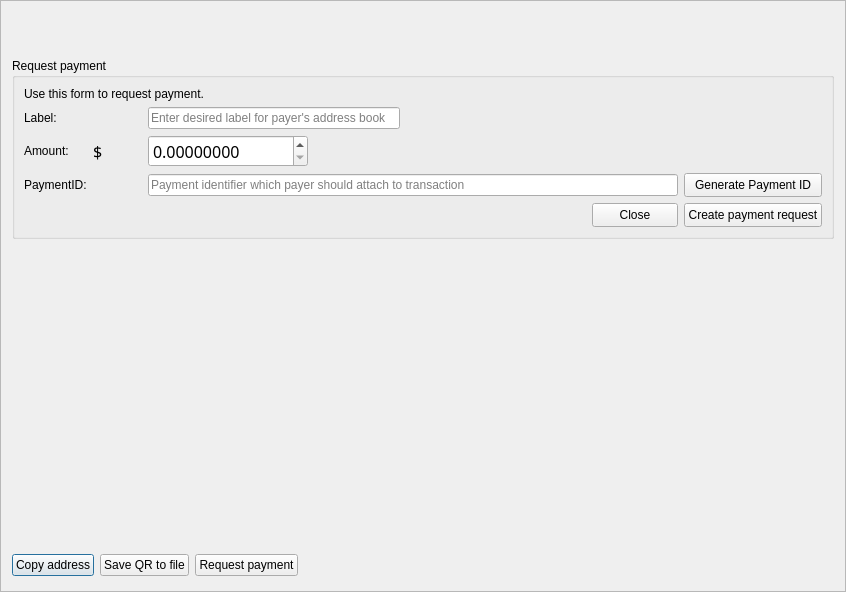
<?xml version="1.0" encoding="UTF-8"?>
<ui version="4.0">
 <class>ReceiveFrame</class>
 <widget class="QFrame" name="ReceiveFrame">
  <property name="geometry">
   <rect>
    <x>0</x>
    <y>0</y>
    <width>846</width>
    <height>592</height>
   </rect>
  </property>
  <property name="windowTitle">
   <string>Frame</string>
  </property>
  <property name="frameShape">
   <enum>QFrame::StyledPanel</enum>
  </property>
  <property name="frameShadow">
   <enum>QFrame::Raised</enum>
  </property>
  <layout class="QVBoxLayout" name="verticalLayout">
   <item>
    <widget class="QFrame" name="m_addressQRFrame">
     <property name="minimumSize">
      <size>
       <width>0</width>
       <height>40</height>
      </size>
     </property>
     <property name="frameShape">
      <enum>QFrame::NoFrame</enum>
     </property>
     <property name="frameShadow">
      <enum>QFrame::Raised</enum>
     </property>
     <layout class="QVBoxLayout" name="verticalLayout_2">
      <property name="leftMargin">
       <number>0</number>
      </property>
      <property name="topMargin">
       <number>0</number>
      </property>
      <property name="rightMargin">
       <number>0</number>
      </property>
      <property name="bottomMargin">
       <number>0</number>
      </property>
      <item>
       <layout class="QHBoxLayout" name="qrCodeFrame">
        <item>
         <widget class="WalletGui::QRLabel" name="m_qrLabel">
          <property name="text">
           <string/>
          </property>
         </widget>
        </item>
        <item>
         <spacer name="horizontalSpacer_2">
          <property name="orientation">
           <enum>Qt::Horizontal</enum>
          </property>
          <property name="sizeHint" stdset="0">
           <size>
            <width>40</width>
            <height>20</height>
           </size>
          </property>
         </spacer>
        </item>
       </layout>
      </item>
     </layout>
    </widget>
   </item>
   <item>
    <widget class="QFrame" name="m_requestPaymentFrame">
     <property name="minimumSize">
      <size>
       <width>0</width>
       <height>0</height>
      </size>
     </property>
     <layout class="QVBoxLayout" name="verticalLayout_3">
      <property name="spacing">
       <number>0</number>
      </property>
      <property name="leftMargin">
       <number>0</number>
      </property>
      <property name="topMargin">
       <number>0</number>
      </property>
      <property name="rightMargin">
       <number>0</number>
      </property>
      <item>
       <widget class="QGroupBox" name="groupBox">
        <property name="title">
         <string>Request payment</string>
        </property>
        <layout class="QGridLayout" name="gridLayout">
         <item row="3" column="0">
          <widget class="QLabel" name="label_6">
           <property name="text">
            <string>PaymentID:</string>
           </property>
          </widget>
         </item>
         <item row="3" column="2" colspan="5">
          <widget class="QLineEdit" name="m_requestPaymentIdEdit">
           <property name="maxLength">
            <number>64</number>
           </property>
           <property name="placeholderText">
            <string>Payment identifier which payer should attach to transaction</string>
           </property>
          </widget>
         </item>
         <item row="1" column="0">
          <widget class="QLabel" name="label_7">
           <property name="text">
            <string>Label:</string>
           </property>
          </widget>
         </item>
         <item row="1" column="2" colspan="2">
          <widget class="QLineEdit" name="m_payerLabel">
           <property name="maxLength">
            <number>64</number>
           </property>
           <property name="placeholderText">
            <string>Enter desired label for payer's address book</string>
           </property>
          </widget>
         </item>
         <item row="4" column="0" colspan="6">
          <spacer name="horizontalSpacer_5">
           <property name="orientation">
            <enum>Qt::Horizontal</enum>
           </property>
           <property name="sizeHint" stdset="0">
            <size>
             <width>488</width>
             <height>20</height>
            </size>
           </property>
          </spacer>
         </item>
         <item row="0" column="0" colspan="3">
          <widget class="QLabel" name="label">
           <property name="text">
            <string>Use this form to request payment.</string>
           </property>
          </widget>
         </item>
         <item row="4" column="6">
          <widget class="QPushButton" name="m_closePaymentRequestFormButton">
           <property name="minimumSize">
            <size>
             <width>0</width>
             <height>24</height>
            </size>
           </property>
           <property name="baseSize">
            <size>
             <width>0</width>
             <height>24</height>
            </size>
           </property>
           <property name="text">
            <string>Close</string>
           </property>
          </widget>
         </item>
         <item row="4" column="7">
          <widget class="QPushButton" name="m_createPaymentRequest">
           <property name="minimumSize">
            <size>
             <width>0</width>
             <height>24</height>
            </size>
           </property>
           <property name="baseSize">
            <size>
             <width>0</width>
             <height>24</height>
            </size>
           </property>
           <property name="text">
            <string>Create payment request</string>
           </property>
           <property name="icon">
            <iconset resource="../../resources.qrc">
             <normaloff>:/icons/btn-receive</normaloff>:/icons/btn-receive</iconset>
           </property>
          </widget>
         </item>
         <item row="3" column="7">
          <widget class="QPushButton" name="m_generatePaymentIdButton">
           <property name="minimumSize">
            <size>
             <width>0</width>
             <height>24</height>
            </size>
           </property>
           <property name="baseSize">
            <size>
             <width>0</width>
             <height>24</height>
            </size>
           </property>
           <property name="text">
            <string>Generate Payment ID</string>
           </property>
          </widget>
         </item>
         <item row="1" column="4" colspan="4">
          <spacer name="horizontalSpacer_3">
           <property name="orientation">
            <enum>Qt::Horizontal</enum>
           </property>
           <property name="sizeHint" stdset="0">
            <size>
             <width>361</width>
             <height>20</height>
            </size>
           </property>
          </spacer>
         </item>
         <item row="2" column="0">
          <widget class="QLabel" name="label_3">
           <property name="text">
            <string>Amount:</string>
           </property>
          </widget>
         </item>
         <item row="2" column="1">
          <widget class="QLabel" name="receiveticker1">
           <property name="font">
            <font>
             <family>quan-project</family>
             <pointsize>12</pointsize>
            </font>
           </property>
           <property name="text">
            <string>$ </string>
           </property>
          </widget>
         </item>
         <item row="2" column="2">
          <widget class="QDoubleSpinBox" name="m_requestAmountSpin">
           <property name="sizePolicy">
            <sizepolicy hsizetype="Minimum" vsizetype="Fixed">
             <horstretch>0</horstretch>
             <verstretch>0</verstretch>
            </sizepolicy>
           </property>
           <property name="minimumSize">
            <size>
             <width>0</width>
             <height>0</height>
            </size>
           </property>
           <property name="baseSize">
            <size>
             <width>150</width>
             <height>0</height>
            </size>
           </property>
           <property name="font">
            <font>
             <family>quan-project</family>
             <pointsize>12</pointsize>
            </font>
           </property>
           <property name="locale">
            <locale language="English" country="UnitedStates"/>
           </property>
           <property name="suffix">
            <string/>
           </property>
           <property name="decimals">
            <number>8</number>
           </property>
           <property name="minimum">
            <double>0.000000000000000</double>
           </property>
           <property name="maximum">
            <double>999999999999999.000000000000000</double>
           </property>
           <property name="singleStep">
            <double>1.000000000000000</double>
           </property>
           <property name="value">
            <double>0.000000000000000</double>
           </property>
          </widget>
         </item>
         <item row="2" column="3" colspan="5">
          <spacer name="horizontalSpacer_4">
           <property name="orientation">
            <enum>Qt::Horizontal</enum>
           </property>
           <property name="sizeHint" stdset="0">
            <size>
             <width>547</width>
             <height>20</height>
            </size>
           </property>
          </spacer>
         </item>
        </layout>
       </widget>
      </item>
     </layout>
    </widget>
   </item>
   <item>
    <spacer name="verticalSpacer">
     <property name="orientation">
      <enum>Qt::Vertical</enum>
     </property>
     <property name="sizeHint" stdset="0">
      <size>
       <width>20</width>
       <height>40</height>
      </size>
     </property>
    </spacer>
   </item>
   <item>
    <widget class="QFrame" name="m_bottomButtonsFrame">
     <property name="sizePolicy">
      <sizepolicy hsizetype="Expanding" vsizetype="Preferred">
       <horstretch>0</horstretch>
       <verstretch>0</verstretch>
      </sizepolicy>
     </property>
     <property name="minimumSize">
      <size>
       <width>0</width>
       <height>29</height>
      </size>
     </property>
     <property name="frameShape">
      <enum>QFrame::NoFrame</enum>
     </property>
     <property name="frameShadow">
      <enum>QFrame::Raised</enum>
     </property>
     <layout class="QHBoxLayout" name="horizontalLayout">
      <property name="leftMargin">
       <number>0</number>
      </property>
      <property name="topMargin">
       <number>0</number>
      </property>
      <property name="rightMargin">
       <number>0</number>
      </property>
      <property name="bottomMargin">
       <number>0</number>
      </property>
      <item>
       <widget class="QPushButton" name="m_copyAddress">
        <property name="text">
         <string>Copy address</string>
        </property>
        <property name="icon">
         <iconset resource="../../resources.qrc">
          <normaloff>:/icons/copy_white</normaloff>:/icons/copy_white</iconset>
        </property>
        <property name="default">
         <bool>true</bool>
        </property>
       </widget>
      </item>
      <item>
       <widget class="QPushButton" name="m_saveQR">
        <property name="text">
         <string>Save QR to file</string>
        </property>
        <property name="icon">
         <iconset resource="../../resources.qrc">
          <normaloff>:/icons/save</normaloff>:/icons/save</iconset>
        </property>
       </widget>
      </item>
      <item>
       <widget class="QPushButton" name="m_requestPaymentButton">
        <property name="enabled">
         <bool>true</bool>
        </property>
        <property name="text">
         <string>Request payment</string>
        </property>
        <property name="icon">
         <iconset resource="../../resources.qrc">
          <normaloff>:/icons/btn-receive</normaloff>:/icons/btn-receive</iconset>
        </property>
       </widget>
      </item>
      <item>
       <spacer name="horizontalSpacer">
        <property name="orientation">
         <enum>Qt::Horizontal</enum>
        </property>
        <property name="sizeHint" stdset="0">
         <size>
          <width>40</width>
          <height>20</height>
         </size>
        </property>
       </spacer>
      </item>
     </layout>
    </widget>
   </item>
  </layout>
 </widget>
 <customwidgets>
  <customwidget>
   <class>WalletGui::QRLabel</class>
   <extends>QLabel</extends>
   <header>gui/QRLabel.h</header>
  </customwidget>
 </customwidgets>
 <tabstops>
  <tabstop>m_payerLabel</tabstop>
  <tabstop>m_requestAmountSpin</tabstop>
  <tabstop>m_requestPaymentIdEdit</tabstop>
  <tabstop>m_generatePaymentIdButton</tabstop>
  <tabstop>m_closePaymentRequestFormButton</tabstop>
  <tabstop>m_createPaymentRequest</tabstop>
 </tabstops>
 <resources>
  <include location="../../resources.qrc"/>
 </resources>
 <connections>
  <connection>
   <sender>m_generatePaymentIdButton</sender>
   <signal>clicked()</signal>
   <receiver>ReceiveFrame</receiver>
   <slot>generatePaymentIdClicked()</slot>
   <hints>
    <hint type="sourcelabel">
     <x>736</x>
     <y>161</y>
    </hint>
    <hint type="destinationlabel">
     <x>422</x>
     <y>295</y>
    </hint>
   </hints>
  </connection>
  <connection>
   <sender>m_copyAddress</sender>
   <signal>clicked()</signal>
   <receiver>ReceiveFrame</receiver>
   <slot>copyAddress()</slot>
   <hints>
    <hint type="sourcelabel">
     <x>818</x>
     <y>26</y>
    </hint>
    <hint type="destinationlabel">
     <x>422</x>
     <y>295</y>
    </hint>
   </hints>
  </connection>
  <connection>
   <sender>m_requestPaymentButton</sender>
   <signal>clicked()</signal>
   <receiver>ReceiveFrame</receiver>
   <slot>requestPaymentClicked()</slot>
   <hints>
    <hint type="sourcelabel">
     <x>273</x>
     <y>568</y>
    </hint>
    <hint type="destinationlabel">
     <x>422</x>
     <y>295</y>
    </hint>
   </hints>
  </connection>
  <connection>
   <sender>m_saveQR</sender>
   <signal>clicked()</signal>
   <receiver>ReceiveFrame</receiver>
   <slot>saveQRcodeToFile()</slot>
   <hints>
    <hint type="sourcelabel">
     <x>163</x>
     <y>568</y>
    </hint>
    <hint type="destinationlabel">
     <x>422</x>
     <y>295</y>
    </hint>
   </hints>
  </connection>
  <connection>
   <sender>m_closePaymentRequestFormButton</sender>
   <signal>clicked()</signal>
   <receiver>ReceiveFrame</receiver>
   <slot>closePaymentRequestForm()</slot>
   <hints>
    <hint type="sourcelabel">
     <x>552</x>
     <y>190</y>
    </hint>
    <hint type="destinationlabel">
     <x>422</x>
     <y>295</y>
    </hint>
   </hints>
  </connection>
  <connection>
   <sender>m_createPaymentRequest</sender>
   <signal>clicked()</signal>
   <receiver>ReceiveFrame</receiver>
   <slot>createRequestPaymentClicked()</slot>
   <hints>
    <hint type="sourcelabel">
     <x>736</x>
     <y>191</y>
    </hint>
    <hint type="destinationlabel">
     <x>422</x>
     <y>295</y>
    </hint>
   </hints>
  </connection>
 </connections>
 <slots>
  <slot>copyAddress()</slot>
 </slots>
</ui>
